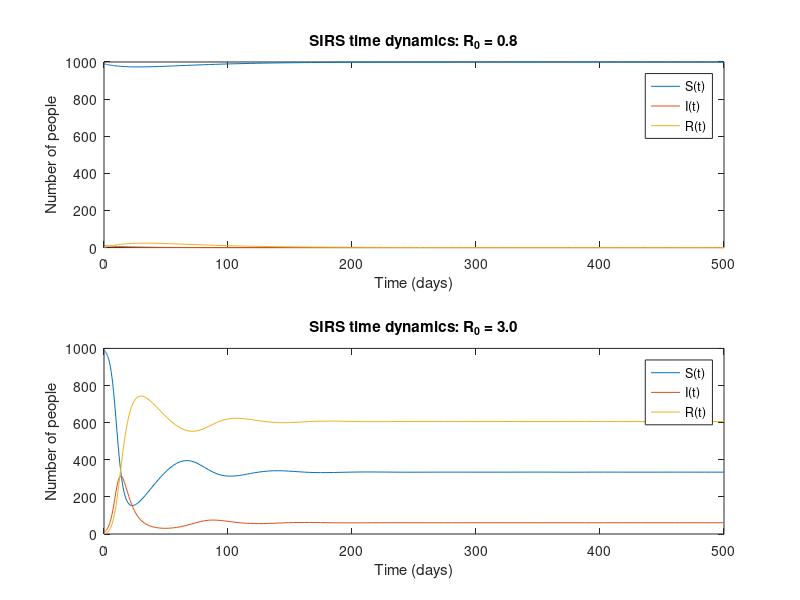

Reproduce this figure in MATLAB.
clc; clear; close all;

N = 1000;               
gamma = 0.20;           
alpha = 0.02;  % New!

% We want to check the dynamics for different R0 values 
R0values = [0.8 3.0]; 

% Initial values
x0 = [990; 10; 0];
% Now we want to observe for 500 days
tspan = [0 500];

function dxdt = SIRS_ODE(x, beta, gamma, alpha)
S = x(1); 
I = x(2); 
R = x(3); % We need this too now!

dSdt = -beta*S*I + alpha*R; % new term!
dIdt = beta*S*I - gamma*I;
dRdt = gamma*I - alpha*R; % new term!

dxdt = [dSdt; dIdt; dRdt]; % Outputs everything together!
end

figure
for m = 1:length(R0values)
    R0 = R0values(m);
    beta = R0*gamma/N; 
    [t,x] = ode45(@(t,x) SIRS_ODE(x,beta,gamma,alpha),tspan,x0);

    S = x(:,1);
    I = x(:,2);
    R = x(:,3);

    [Imax,k] = max(I);
    tpeak = t(k);

    subplot(length(R0values),1,m)

    plot(t,S)
    hold on
    plot(t,I)
    plot(t,R)
    xlabel('Time (days)')
    ylabel('Number of people')
    title(sprintf('SIRS time dynamics: R_0 = %.1f',R0))
    legend('S(t)','I(t)','R(t)','Location','best')
end
